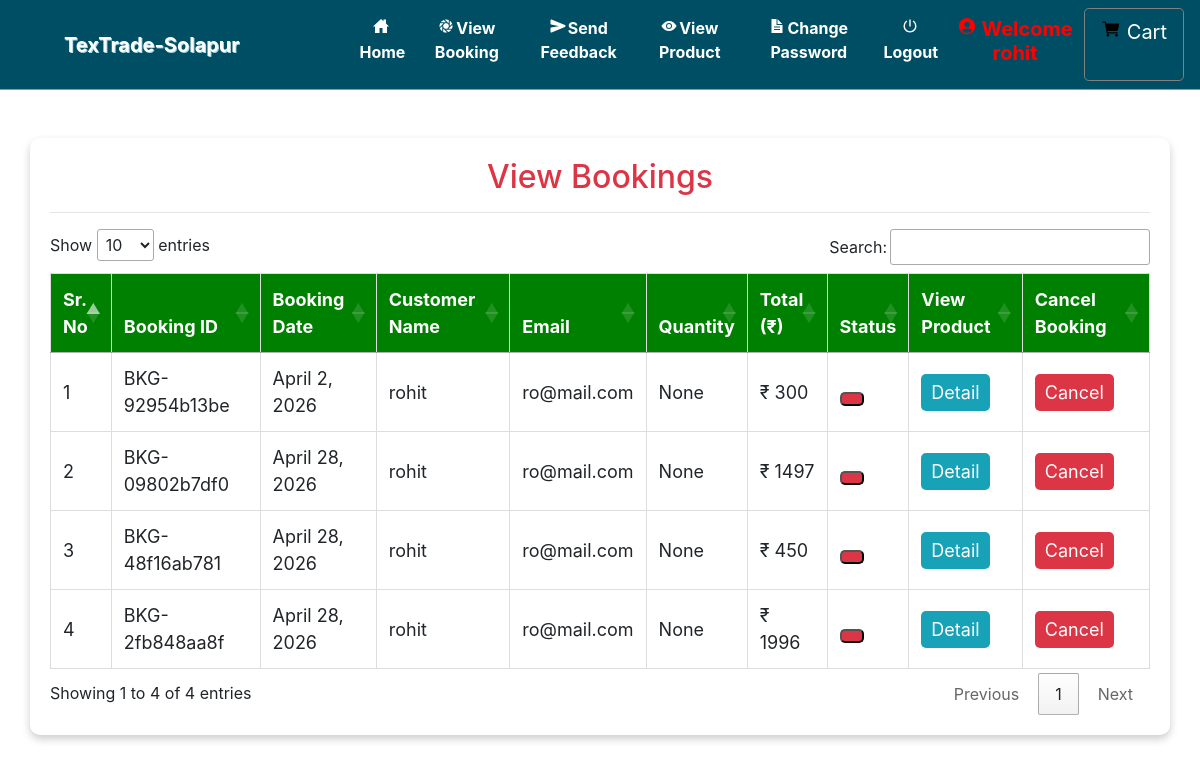
Screenshot of /admin_viewBooking (signed in) with the database file from the repository.
### grocery/models.py (models this page shows, shortened)
class Booking(models.Model):
    status = models.ForeignKey(Status, on_delete=models.CASCADE, null=True)
    profile = models.ForeignKey(Profile, on_delete=models.CASCADE, null=True)
    booking_id = models.CharField(max_length=200, unique=True, blank=True)
    quantity = models.IntegerField(null=True)
    book_date = models.CharField(max_length=30, null=True)
    total = models.IntegerField(null=True)
    payment = models.ForeignKey(Payment, on_delete=models.SET_NULL, null=True, blank=True)
    products = models.ManyToManyField(Product)  # ✅ Store ordered products

class Profile(models.Model):
    id = models.AutoField(primary_key=True)
    user = models.OneToOneField(User, on_delete=models.CASCADE, null=True)
    dob = models.DateField(null=True)
    city = models.CharField(max_length=30, null=True)
    address = models.CharField(max_length=50, null=True)
    contact = models.CharField(max_length=10, null=True)
    image = models.FileField(upload_to='images/', null=True)
    role = models.CharField(
        max_length=20,
        choices=[('user', 'User'), ('vendor', 'Vendor'), ('admin', 'Admin')],
        default='user'  # Default role is 'user'
    )

### grocery/views.py (the view)
# urls.py: path('admin_viewBooking', Admin_View_Booking, name='admin_viewBooking'),
def Admin_View_Booking(request):
    if not request.user.is_authenticated:
        return redirect('login_admin')
    book = Booking.objects.all()
    d = {'book': book}
    return render(request, 'admin_viewBokking.html', d)

### grocery/templates/admin_viewBokking.html (shortened to what this page needs)
{% extends 'navigation.html' %}
{% block body %}
{% load static %}
<div class="container table-container">
  <center><h2 class="text-danger">View Bookings</h2></center>
  <hr>
  <table class="table table-bordered" id="myTable">
    <thead>
      <tr>
        <th>Sr. No</th>
        <th>Booking ID</th>
        <th>Booking Date</th>
        <th>Customer Name</th>
        <th>Email</th>
        <th>Quantity</th>
        <th>Total (₹)</th>
        <th>Status</th>
        <th>View Product</th>
        <th>Cancel Booking</th>
      </tr>
    </thead>
    <tbody>
      {% for i in book %}
      <tr>
        <td>{{ forloop.counter }}</td>
        <td>{{ i.booking_id }}</td>
        <td>{{ i.book_date }}</td>
        <td>{{ i.profile.user.username }}</td>
        <td>{{ i.profile.user.email }}</td>
        <td>{{ i.quantity }}</td>
        <td>₹ {{ i.total }}</td>
        <td>
          <a href="{% url 'Edit_status' i.booking_id i.id %}">
            <button class="btn-status
              {% if i.status.name == 'Pending' %} status-pending
              {% elif i.status.name == 'Completed' %} status-completed
              {% else %} status-cancelled {% endif %}">
            </button>
          </a>
        </td>
        <td>
          <a href="{% url 'admin_booking_detail' i.booking_id i.id i.profile.user.id %}">
            <button class="btn-action btn-view">Detail</button>
          </a>
        </td>
        <td>
          <a href="{% url 'delete_admin_booking' i.booking_id i.id %}"
             onclick="return confirm('Are you sure you want to cancel this booking?')">
            <button class="btn-action btn-cancel">Cancel</button>
          </a>
        </td>
      </tr>
      {% endfor %}
    </tbody>
  </table>
</div>
{% endblock %}

### grocery/templates/navigation.html (style rules this page uses)
* { box-sizing: border-box; }
#myTable { border-collapse: collapse; width: 100%; border: 1px solid #ddd; font-size: 18px; }
#myTable th { text-align: left; padding: 12px; background-color: green; color: white; }
#myTable td { text-align: left; padding: 12px; background-color: white; }
#myTable tr { border-bottom: 1px solid #ddd; }

### grocery/templates/admin_viewBokking.html (style rules this page uses)
.table-container { margin: 4% auto; max-width: 95%; background: #ffffff; padding: 20px; border-radius: 10px; box-shadow: 0 4px 8px rgba(0, 0, 0, 0.2); }
.table { width: 100%; text-align: center; }
.table thead { background: #007bff; color: white; }
.table th, .table td { padding: 12px; vertical-align: middle; border: 1px solid #ddd; }
.btn-status { padding: 5px 10px; border-radius: 5px; text-transform: uppercase; font-weight: bold; }
.status-cancelled { background: #dc3545; color: white; }
.btn-action { padding: 5px 10px; border-radius: 5px; color: white; border: none; transition: 0.3s; }
.btn-view { background: #17a2b8; }
.btn-cancel { background: #dc3545; }

### rows the page displays
Booking: booking_id "BKG-92954b13be", book_date "April 2, 2026", profile.user.username "rohit", profile.user.email "ro@mail.com", quantity "None", total "300"
Booking: booking_id "BKG-09802b7df0", book_date "April 28, 2026", profile.user.username "rohit", profile.user.email "ro@mail.com", quantity "None", total "1497"
Booking: booking_id "BKG-48f16ab781", book_date "April 28, 2026", profile.user.username "rohit", profile.user.email "ro@mail.com", quantity "None", total "450"
Booking: booking_id "BKG-2fb848aa8f", book_date "April 28, 2026", profile.user.username "rohit", profile.user.email "ro@mail.com", quantity "None", total "1996"
